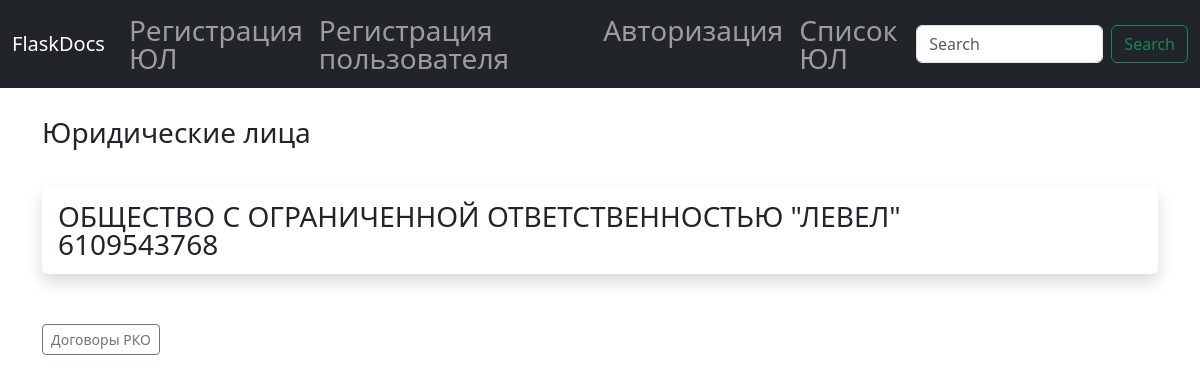
Screenshot of /uls/1 with the database file from the repository.
### app.py (models this page shows)
class Uls(db.Model):
    id = db.Column(db.Integer, primary_key=True)
    name = db.Column(db.String(255))
    name_sokr = db.Column(db.String(255))
    inn = db.Column(db.String(255))
    ogrn = db.Column(db.String(255))
    address = db.Column(db.String(255))
    kpp = db.Column(db.String(255))
    okpo = db.Column(db.String(255))
    director = db.Column(db.String(255))
    director_r = db.Column(db.String(255))
    dolzhnost = db.Column(db.String(255))
    dolzhnost_r = db.Column(db.String(255))
    osnovanie = db.Column(db.String(255))
    telephone = db.Column(db.String(255))
    email = db.Column(db.String(255))
    domen = db.Column(db.String(255))
    nomer = db.Column(db.String(255))
    poster_id = db.Column(db.Integer, db.ForeignKey('users.id'))

### app.py (the view)
@app.route('/uls/<int:id>')
def ul(id):
	ul = Uls.query.get_or_404(id)
	return render_template('ul.html', ul=ul)

### webforms.py
class SearchForm(FlaskForm):
	searched = StringField("Searched", validators=[DataRequired()])
	submit = SubmitField("Submit")

### app.py (called while the page is built)
@app.context_processor
def base():
	form = SearchForm()
	return dict(form=form)

### templates/ul.html (shortened to what this page needs)
{% extends 'base.html' %}
{% block content %}
	<h1>Юридические лица</h1>
		<br/>
<div class="shadow p-3 mb-5 bg-body rounded">
	{{ ul.name }} <br/>
	{{ ul.inn }} <br/>
</div>
<a href="{{ url_for('rko', id=ul.id) }}" class="btn btn-outline-secondary btn-sm">Договоры РКО</a>
{% endblock %}

### static/css0/style.css (style rules this page uses)
*, *::before, *::after { padding: 0; margin: 0; border: 0; box-sizing: border-box; }
a { text-decoration: none; }
h1, h2, h3, h4, h5, h6 { font-weight: inherit; font-size: inherit; }
html, body { height: 100%; line-height: 1; }
body { font-size: 28px; }

### rows the page displays
Uls: name "ОБЩЕСТВО С ОГРАНИЧЕННОЙ ОТВЕТСТВЕННОСТЬЮ \"ЛЕВЕЛ\"", inn "6109543768"
